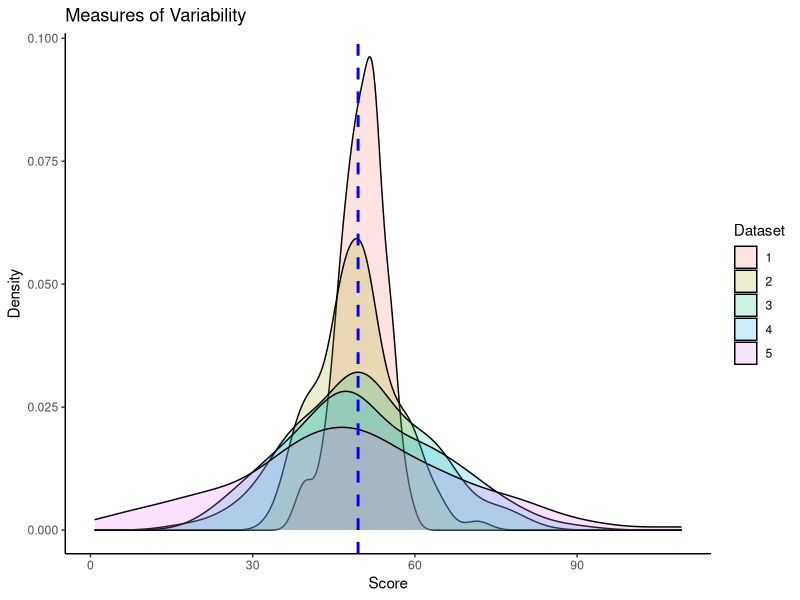
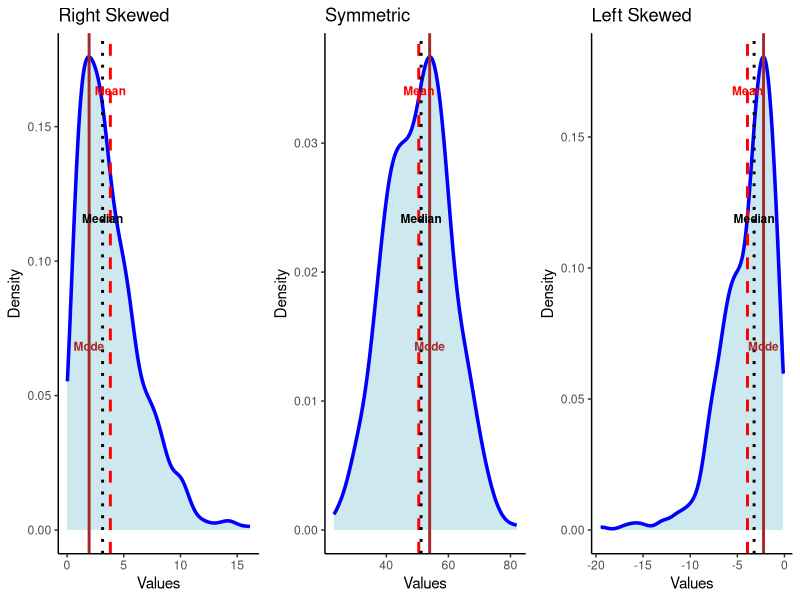

Write R code to recreate these figures, in order.
## ---- chunk 1
test_scores <- c(85, 72, 90, 68, 93, 80, 77, 88)
## ---- chunk 2
mean_score <- mean(test_scores)
print(mean_score)
## ---- chunk 3
ages <- c(25, 30, 35, 40, 45, 50, 55)
## ---- chunk 4
median_age <- median(ages)
print(median_age)
## ---- chunk 5
test_scores <- c(85, 72, 90, 68, 93, 80, 77, 88, 85)
## ---- chunk 6
score_table <- table(test_scores)
mode <- as.numeric(names(score_table)[score_table == max(score_table)])
print(mode)
## ---- chunk 7
library(ggplot2)

set.seed(42)  # Set seed for reproducibility

# Define parameters
mean <- 50
num_datasets <- 5
sample_size <- 100

# Create an empty list to store the datasets
datasets <- list()

# Generate datasets with different levels of variability
for (i in 1:num_datasets) {
  datasets[[i]] <- rnorm(sample_size, mean = mean, sd = i*4)
}

# Combine the datasets into a data frame
df <- data.frame(Dataset = rep(1:num_datasets, each = sample_size),
                 Score = unlist(datasets))

# Create a density plot with mean lines
ggplot(df, aes(x = Score, fill = factor(Dataset))) +
  geom_density(alpha = 0.2) +
  geom_vline(aes(xintercept = mean(Score)), linetype = "dashed", size = 1, color = "blue") +
  labs(x = "Score", y = "Density", title = "Measures of Variability") +
  scale_fill_discrete(name = "Dataset") +
  theme_classic()
## ---- chunk 8
# Example dataset
scores <- c(82, 78, 90, 65, 72, 88, 92, 76, 80, 85)

# Calculate the range
range_scores <- range(scores)

# Print the range
range_scores
## ---- chunk 9
range <- range_scores[2] - range_scores[1]
range
## ---- chunk 10
# Example dataset
scores <- c(76, 80, 72, 85, 90, 65, 88, 82, 78, 70, 92, 76)

# Calculate the interquartile range
iqr_scores <- IQR(scores, type = 2)

# Print the interquartile range
iqr_scores
## ---- chunk 11
# Sample dataset
data <- c(6, 9, 14, 10, 5, 8, 11)

var(data)
## ---- chunk 12
sd(data)
## ---- chunk 13
# Gene expression data for three conditions
condition_A <- c(10, 12, 14, 16, 18)
condition_B <- c(8, 9, 12, 15, 20)
condition_C <- c(7, 10, 11, 15, 16)
## ---- chunk 14
# Calculate the mean of each condition
mean_A <- mean(condition_A)
mean_B <- mean(condition_B)
mean_C <- mean(condition_C)
## ---- chunk 15
# Calculate the standard deviation of each condition
sd_A <- sd(condition_A)
sd_B <- sd(condition_B)
sd_C <- sd(condition_C)
## ---- chunk 16
# Calculate the coefficient of variation for each condition
cv_A <- (sd_A / mean_A) * 100
cv_B <- (sd_B / mean_B) * 100
cv_C <- (sd_C / mean_C) * 100
## ---- chunk 17
# Print the results
cat("Condition A - CV:", cv_A, "%\n")
cat("Condition B - CV:", cv_B, "%\n")
cat("Condition C - CV:", cv_C, "%\n")
## ---- chunk 18
# Load required packages
library(gridExtra)

# Function to calculate mode using kernel density estimation
get_mode <- function(x) {
  d <- density(x)
  return(d$x[which.max(d$y)])  # x-value where density is highest
}

# Generate Data for Different Skewness Types
set.seed(42)
right_skewed <- rgamma(500, shape = 2, scale = 2)   # Right-Skewed
symmetric <- rnorm(500, mean = 50, sd = 10)         # Symmetric (Normal)
left_skewed <- -rgamma(500, shape = 2, scale = 2)   # Left-Skewed

# Function to plot histogram with Mean, Median, Mode
plot_skewness <- function(data, title) {
  df <- data.frame(values = data)

  # Calculate statistics
  mean_val <- mean(data)
  median_val <- median(data)
  mode_val <- get_mode(data)

  # Define label positions (dynamically adjust to avoid overlap)
  label_y_pos <- max(density(data)$y) * 0.9  # Position slightly below peak density

  # Create histogram plot
  p <- ggplot(df, aes(x = values)) +
    geom_density(aes(y = ..density..), bins = 30, fill = "lightblue", color = "black", alpha = 0.6) +
    geom_density(color = "blue", size = 1.2) +

    # Mean, Median, Mode Lines
    geom_vline(aes(xintercept = mean_val), color = "red", linetype = "dashed", size = 1) +
    geom_vline(aes(xintercept = median_val), color = "black", linetype = "dotted", size = 1) +
    geom_vline(aes(xintercept = mode_val), color = "brown", linetype = "solid", size = 1) +

    # Labels for Mean, Median, Mode (avoiding overlap)
    annotate("text", x = mean_val, y = label_y_pos, label = "Mean", color = "red", vjust = -1, size = 3, fontface = "bold") +
    annotate("text", x = median_val, y = label_y_pos * 0.7, label = "Median", color = "black", vjust = -1, size = 3, fontface = "bold") +
    annotate("text", x = mode_val, y = label_y_pos * 0.4, label = "Mode", color = "brown", vjust = -1, size = 3, fontface = "bold") +

    # Titles and Formatting
    labs(title = title, x = "Values", y = "Density") +
    theme_minimal(base_size = 14) +  # Larger base text size for better readability
    theme(plot.title = element_text(hjust = 0.5, face = "bold"))+  # Centered title
    theme_classic()

  return(p)
}

# Create Plots for Right-Skewed, Symmetric, and Left-Skewed Distributions
p1 <- plot_skewness(right_skewed, "Right Skewed")
p2 <- plot_skewness(symmetric, "Symmetric")
p3 <- plot_skewness(left_skewed, "Left Skewed")

# Arrange the three plots side by side
grid.arrange(p1, p2, p3, ncol = 3)
## ---- chunk 19
library(e1071) # library

# Height data of 20 people
height <- c(165, 170, 168, 172, 175, 180, 169, 173, 168, 166, 172, 174, 177, 171, 170, 168, 165, 172, 174, 169)

# Calculate skewness
skewness_value <- skewness(height)

# Print the skewness value
print(skewness_value)
